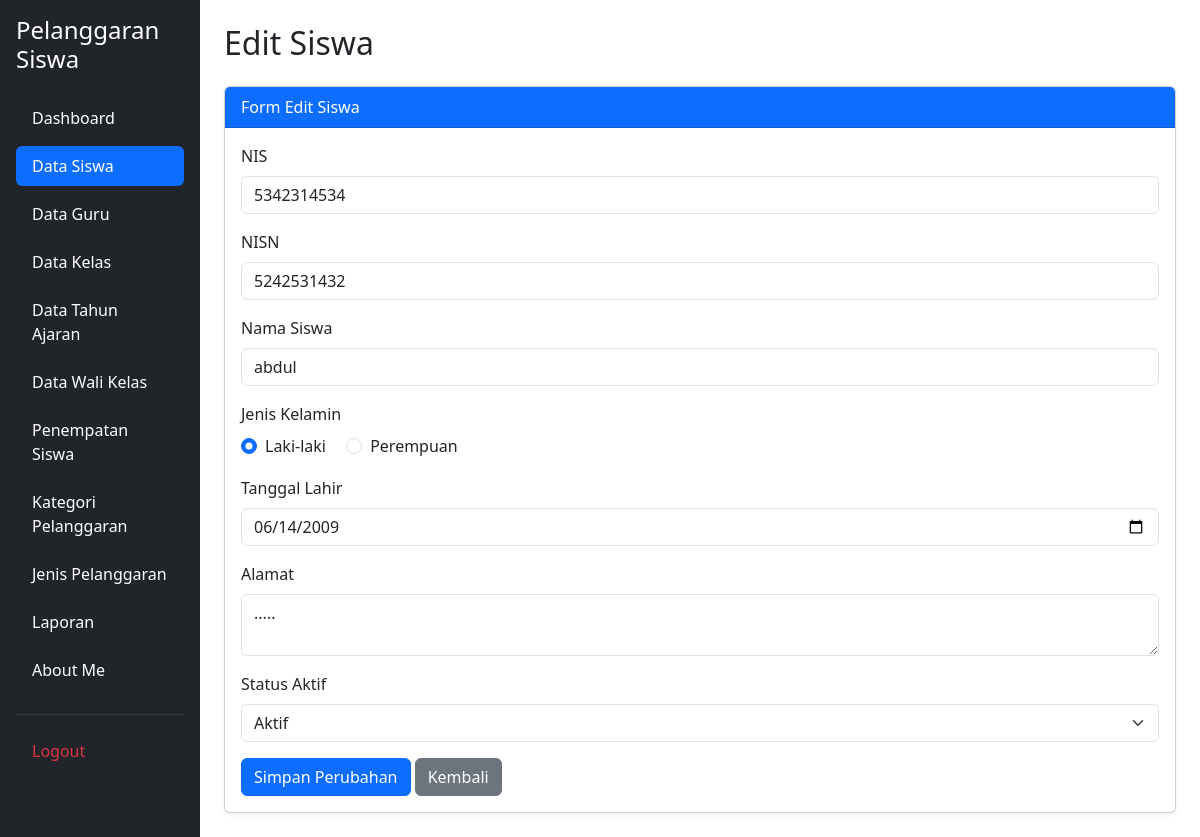
The page /edit_siswa.php?id=52 (signed in) on the database its author committed.
### tables this page shows
CREATE TABLE `t_siswa` (
  `id` int(11) NOT NULL,
  `nis` varchar(10) DEFAULT NULL,
  `nisn` varchar(10) NOT NULL,
  `nama` varchar(150) DEFAULT NULL,
  `jenis_kelamin` char(1) NOT NULL,
  `tanggal_lahir` date NOT NULL,
  `alamat` text NOT NULL,
  `status_aktif` tinyint(1) NOT NULL,
  `created_at` timestamp NOT NULL DEFAULT current_timestamp(),
  `updated_at` timestamp NOT NULL DEFAULT current_timestamp()
);

### edit_siswa.php (the view, shortened to what this page needs)
<?php
include 'config/koneksi.php';
$id = (int) $_GET['id'];
$stmt = mysqli_prepare($koneksi, "SELECT * FROM t_siswa WHERE id = ?");
mysqli_stmt_bind_param($stmt, "i", $id);
mysqli_stmt_execute($stmt);
$data = mysqli_stmt_get_result($stmt);
$siswa = mysqli_fetch_assoc($data);
?>
<!DOCTYPE html>
<html lang="id">
<head>
    <link href="https://cdn.jsdelivr.net/npm/bootstrap@5.3.8/dist/css/bootstrap.min.css" rel="stylesheet">
</head>
<body>
<div class="container-fluid">
    <div class="row">
        <?php include 'layout/sidebar.php'; ?>
        <main class="col-md-9 col-lg-10 p-4">
            <h2 class="mb-4">Edit Siswa</h2>
            <div class="card shadow-sm">
                <div class="card-header bg-primary text-white">
                    Form Edit Siswa
                </div>
                <div class="card-body">
                    <form action="proses_edit_siswa.php" method="POST">
                        <div class="mb-3">
                            <label class="form-label">NIS</label>
                            <input type="text" name="nis"
                                   class="form-control" maxlength="10"
                                   value="<?= htmlspecialchars($siswa['nis'] ?? ''); ?>"
                                   required>
                        </div>
                        <div class="mb-3">
                            <label class="form-label">NISN</label>
                            <input type="text" name="nisn"
                                   class="form-control" maxlength="10"
                                   value="<?= htmlspecialchars($siswa['nisn'] ?? ''); ?>"
                                   required>
                        </div>
                        <div class="mb-3">
                            <label class="form-label">Nama Siswa</label>
                            <input type="text" name="nama"
                                   class="form-control"
                                   value="<?= htmlspecialchars($siswa['nama'] ?? ''); ?>"
                                   required>
                        </div>
                        <div class="mb-3">
                            <label class="form-label d-block">Jenis Kelamin</label>
                            <div class="form-check form-check-inline">
                                <input class="form-check-input"
                                       type="radio"
                                       name="jenis_kelamin"
                                       id="laki"
                                       value="L"
                                       <?= $siswa['jenis_kelamin'] == 'L' ? 'checked' : ''; ?>
                                       required>
                                <label class="form-check-label" for="laki">
                                    Laki-laki
                                </label>
                            </div>
                            <div class="form-check form-check-inline">
                                <input class="form-check-input"
                                       type="radio"
                                       name="jenis_kelamin"
                                       id="perempuan"
                                       value="P"
                                       <?= $siswa['jenis_kelamin'] == 'P' ? 'checked' : ''; ?>
                                       required>
                                <label class="form-check-label" for="perempuan">
                                    Perempuan
                                </label>
                            </div>
                        </div>
                        <div class="mb-3">
                            <label class="form-label">Tanggal Lahir</label>
                            <input type="date"
                                   name="tanggal_lahir"
                                   class="form-control"
                                   min="2000-01-01"
                                   max="<?= date('Y-m-d'); ?>"
                                   value="<?= htmlspecialchars($siswa['tanggal_lahir'] ?? ''); ?>"
                                   required>
                        </div>
                        <div class="mb-3">
                            <label class="form-label">Alamat</label>
                            <textarea name="alamat"
                                      class="form-control"
                                      required><?= htmlspecialchars($siswa['alamat'] ?? ''); ?></textarea>
                        </div>
                        <div class="mb-3">
                            <label class="form-label">Status Aktif</label>
                            <select name="status_aktif"
                                    class="form-select"
                                    required>
                                <option value="1"
                                    <?= $siswa['status_aktif'] == 1 ? 'selected' : ''; ?>>
                                    Aktif
                                </option>
                            </select>
                        </div>
                        <button type="submit" class="btn btn-primary">
                            Simpan Perubahan
                        </button>
                        <a href="kelola_siswa.php" class="btn btn-secondary">
                            Kembali
                        </a>
                    </form>
                </div>
            </div>
        </main>
    </div>
</div>
</body>
</html>

### rows shown on the page
t_siswa: nis "5342314534", nisn "5242531432", nama "abdul", jenis_kelamin "☑ Laki-laki", jenis_kelamin "☐ Perempuan", tanggal_lahir "06/14/2009", alamat ".....", status_aktif "Aktif"
